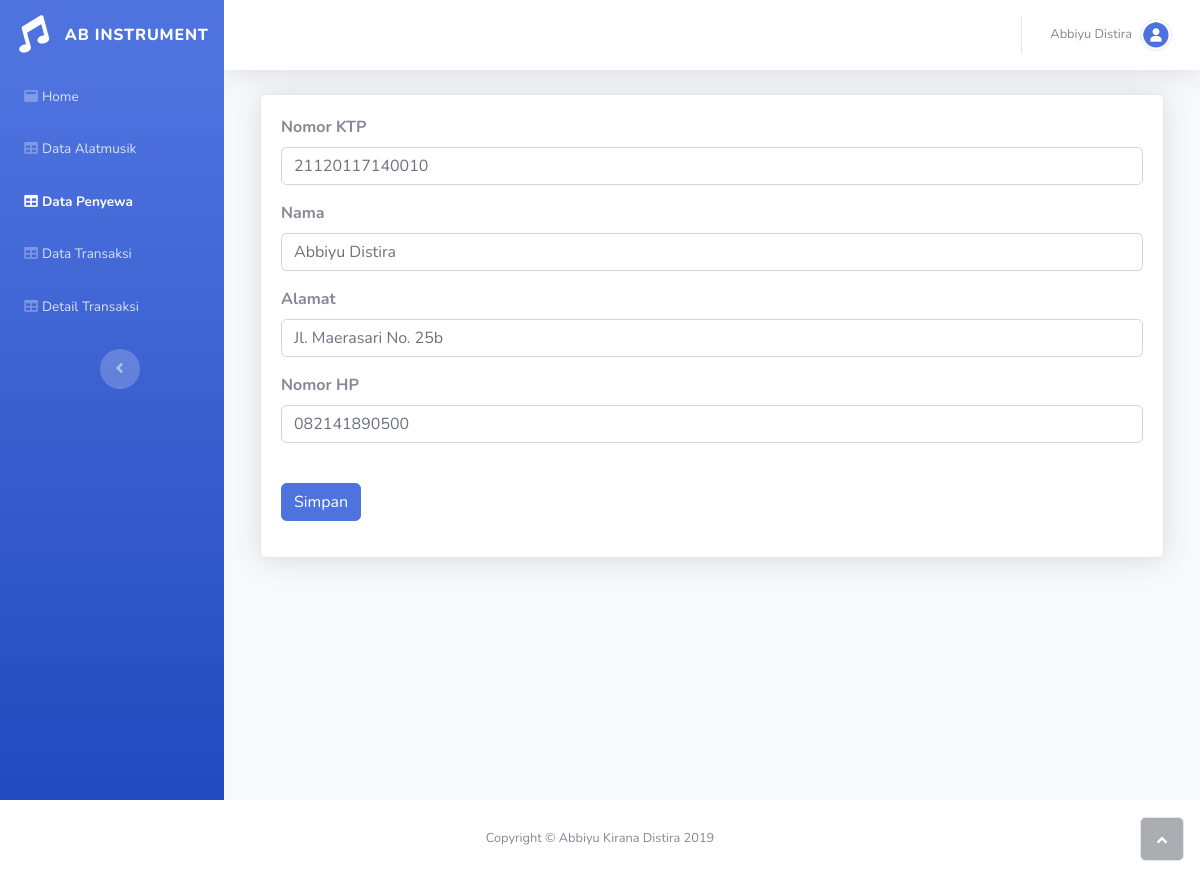
The page /edit_penyewa.php?id_penyewa=21120117140010 (signed in) on the database its author committed.
### tables this page shows
CREATE TABLE `penyewa` (
  `id_penyewa` varchar(25) NOT NULL,
  `nama` varchar(50) NOT NULL,
  `alamat` varchar(75) NOT NULL,
  `no_hp` varchar(13) NOT NULL
);

### edit_penyewa.php (the view, shortened to what this page needs)
<?php
include "koneksi.php";
$id_penyewa = $_GET['id_penyewa'];
$query = mysqli_query($connect, "select * from penyewa where id_penyewa='$id_penyewa'") or die(mysqli_error($connect));
while ($res = mysqli_fetch_array($query)) {
    $id_penyewa = $res['id_penyewa'];
    $nama = $res['nama'];
    $alamat = $res['alamat'];
    $no_hp = $res['no_hp'];
}
?>
<!DOCTYPE html>
<html>
<head>
    <link rel="stylesheet" href="assets/bootstrap/css/bootstrap.min.css">
    <link rel="stylesheet" href="assets/fonts/fontawesome-all.min.css">
    <link rel="stylesheet" href="assets/css/Navigation-Clean.css">
</head>
<body id="page-top">
    <div id="wrapper">
        <nav class="navbar navbar-dark align-items-start sidebar sidebar-dark accordion bg-gradient-primary p-0">
            <div class="container-fluid d-flex flex-column p-0">
                <a class="navbar-brand d-flex justify-content-center align-items-center sidebar-brand m-0" href="#">
                    <div class="sidebar-brand-icon rotate-n-15"><i class="fas fa-music"></i></div>
                    <div class="sidebar-brand-text mx-3"><span>AB Instrument</span></div>
                </a>
                <ul class="nav navbar-nav text-light" id="accordionSidebar">
                    <li class="nav-item" role="presentation">
                        <a class="nav-link" href="index.php"><i class="fas fa-window-maximize"></i><span>Home</span></a>
                        <a class="nav-link" href="alatmusik.php"><i class="fas fa-table"></i><span>Data Alatmusik</span></a>
                        <a class="nav-link active" href="penyewa.php"><i class="fas fa-table"></i><span>Data Penyewa</span></a>
                        <a class="nav-link" href="transaksi.php"><i class="fas fa-table"></i><span>Data Transaksi</span></a>
                        <a class="nav-link" href="detailtransaksi.php"><i class="fas fa-table"></i><span>Detail Transaksi</span></a>
                    </li>
                </ul>
                <div class="text-center d-none d-md-inline"><button class="btn rounded-circle border-0" id="sidebarToggle" type="button"></button></div>
            </div>
        </nav>
        <div class="d-flex flex-column" id="content-wrapper">
            <div id="content">
                <nav class="navbar navbar-light navbar-expand bg-white shadow mb-4 topbar static-top">
                    <div class="container-fluid">
                        <ul class="nav navbar-nav flex-nowrap ml-auto">
                            <li class="nav-item dropdown no-arrow" role="presentation">
                                <div class="nav-item dropdown no-arrow"><a class="dropdown-toggle nav-link" data-toggle="dropdown" aria-expanded="false" href="#">
                                    <span class="d-none d-lg-inline mr-2 text-gray-600 small">
                                    <?php
                                        include "koneksi.php";
                                        $username = $_SESSION['username'];
                                        $query = "SELECT * from admin where username='$username'";
                                        $result = mysqli_query($connect, $query) or die(mysqli_error($connect));
                                        while ($row = mysqli_fetch_array($result)) {
                                    ?>
                                    <?php echo $row['nama']; ?>
                                    <?php
                                        }
                                    ?>
                                    </span><img class="border rounded-circle img-profile" src="assets/img/avatars/avatar1.jpeg"></a>
                    </div>
                    </li>
                    </ul>
            </div>
            </nav>
            <div class="container-fluid">
                <div class="col">
                        <div class="card shadow">
                            <div class="card-body">
                                <form method="post" action="aksi_editpenyewa.php?id_penyewa=<?php echo $id_penyewa; ?>">
                                    <div class="form-group">
                                        <label>
                                            <strong>Nomor KTP</strong>
                                            <br>
                                        </label>
                                        <input value="<?php echo $id_penyewa; ?>" class="form-control" type="text" name="id_penyewa" value="<?php echo $row['id_penyewa']; ?>" required>
                                    </div>
                                    <div class="form-group">
                                        <label>
                                            <strong>Nama</strong>
                                            <br>
                                        </label>
                                        <input value="<?php echo $nama; ?>" class="form-control" type="text" name="nama" value="<?php echo $row['nama']; ?>" required>
                                    </div>
                                    <div class="form-group">
                                        <label>
                                            <strong>Alamat</strong>
                                            <br>
                                        </label>
                                        <input value="<?php echo $alamat; ?>" class="form-control" type="text" name="alamat" value="<?php echo $row['alamat']; ?>" required>
                                    </div>
                                    <div class="form-group">
                                        <label>
                                            <strong>Nomor HP</strong>
                                            <br>
                                        </label>
                                        <input value="<?php echo $no_hp; ?>" class="form-control" type="text" name="no_hp" value="<?php echo $row['no_hp']; ?>" required>
                                    </div>
                                    <br>
                                    <div class="form-group">
                                            <button class="btn btn-primary" type="submit">Simpan</button>
                                    </div>
                                </form>
                            </div>
                        </div>
                    </div>
                </div>
            </div>
        </div>
        </div>
        <footer class="bg-white sticky-footer">
            <div class="container my-auto">
                <div class="text-center my-auto copyright"><span>Copyright © Abbiyu Kirana Distira 2019</span></div>
            </div>
        </footer>
    </div><a class="border rounded d-inline scroll-to-top" href="#page-top"><i class="fas fa-angle-up"></i></a></div>
</body>
</html>

### rows shown on the page
penyewa: id_penyewa "21120117140010", nama "Abbiyu Distira", alamat "Jl. Maerasari No. 25b", no_hp "082141890500"

### other values the page prints
$row['nama'] "Abbiyu Distira"
